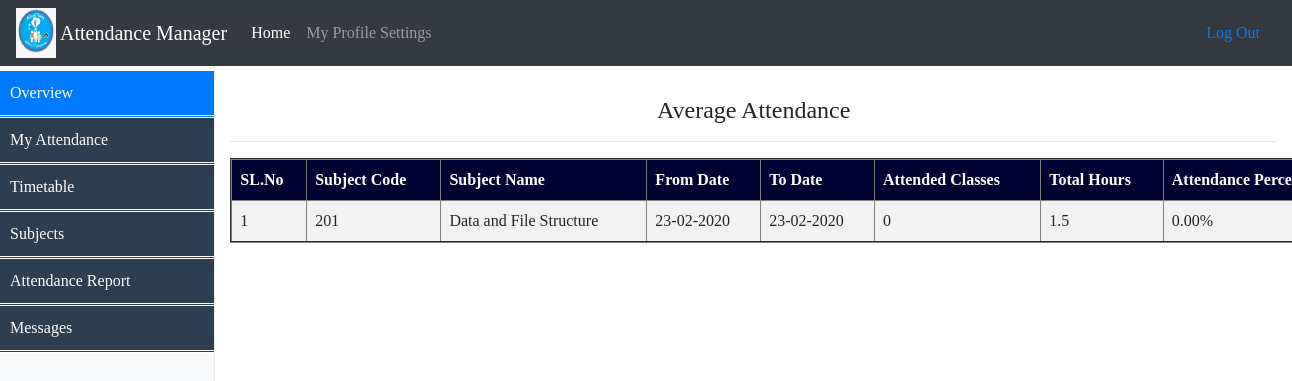
/Student/Stud_AttendanceView.php (signed in), run on the app's committed database.
### tables this page shows
CREATE TABLE `attendance` (
  `attd_date` varchar(30) NOT NULL,
  `Last_Date` varchar(30) NOT NULL,
  `stud_id` varchar(50) NOT NULL,
  `Present_Count` float DEFAULT 0,
  `Total_Classes` float DEFAULT NULL,
  `dept_name` varchar(20) DEFAULT NULL,
  `course_id` int(11) DEFAULT NULL,
  `sub_id` int(11) NOT NULL,
  `fact_id` int(11) DEFAULT 0
);

CREATE TABLE `subjects` (
  `course_id` int(11) NOT NULL,
  `sub_id` int(11) NOT NULL,
  `sub_name` varchar(50) NOT NULL,
  `fact_id` int(11) DEFAULT 0,
  `Enroll_Key` int(11) DEFAULT 0
);

### Student/session.php (called while the page is built, shortened)
<?php
$connection = mysqli_connect("localhost", "root", "");
$user_check=$_SESSION['login_user'];
$ses_sql=mysqli_query($connection,"select username from logindetails where username='$user_check'");
$row = mysqli_fetch_assoc($ses_sql);
$login_session =$row['username'];
?>

### Student/Stud_AttendanceView.php (the view, shortened to what this page needs)
<!doctype html>
<?php
include('session.php');
?>
<html lang="en">
  <head>
    <link href="Assests/table.css" rel="stylesheet">
	<link href="Assests/dropdown.css" rel="stylesheet">
	<link href="Assests/menu.css" rel="stylesheet">
    <link href="Assests/css/bootstrap.min.css" rel="stylesheet">
    <link href="Assests/css/dashboard.css" rel="stylesheet">
  </head>
  <body style="font-family:Verdana;font-size:16px;">
    <header>
      <nav class="navbar navbar-expand-md navbar-dark fixed-top bg-dark">
	  	<img src="logo.png" alt="attendance" style="width:40px;height:50px;" align="left">&nbsp;
        <a class="navbar-brand" href="">Attendance Manager</a>
        <div class="collapse navbar-collapse" id="navbarsExampleDefault" style="font-size:10;">
          <ul class="navbar-nav mr-auto">
            <li class="nav-item active">
              <a class="nav-link" href="StudentProfile.php">Home <span class="sr-only">(current)</span></a>
            </li>
            <li class="nav-item">
			  <li class="dropdown">
				<a class="nav-link" href="javascript:void(0)" class="dropbtn">My Profile Settings</a>
			  </li>
            </li>
          </ul>
          <form class="form-inline mt-2 mt-md-0">
             <a class="nav-link" href="logout.php">Log Out</a>
          </form>
        </div>
      </nav>
    </header>
<div class="container-fluid">
      <div class="row">
		  <nav class="col-sm-3 col-md-2 d-none d-sm-block bg-light sidebar">
				<ul class="mainmenu nav nav-pills flex-column">
					<li class="nav-item">
						  <a class="nav-link active" href="#">Overview <span class="sr-only">(current)</span></a>
					 </li>
					<li class="nav-item"><a class="nav-link"href="Stud_AttendanceView.php">My Attendance</a></li>
					<li class="nav-item"><a class="nav-link"href="ViewTimetable.html">Timetable</a></li>
					<li class="nav-item"><a class="nav-link"href="Enroll.html">Subjects</a></li>
					<li><a href="SemesterReport.php">Attendance Report</a></li>
					<li><a href="stud_notify.php">Messages</a></li>
				</ul>
			</nav>
        <main role="main" class="col-sm-9 ml-sm-auto col-md-10 pt-3">
		<br>
		<h4 align="center">Average Attendance</h4>
		<hr>
		<?php
			$login=$login_session;
			$stud="select stud_id,course_id from logindetails where username='$login'";
			$s=mysqli_query($connection,$stud);
			$row3 = mysqli_fetch_assoc($s);
			$stud_id=$row3['stud_id'];
			$course_id=$row3['course_id'];
			$query="select * from attendance where course_id='$course_id' and stud_id='$stud_id'";
			$result=mysqli_query($connection,$query);
			if((mysqli_num_rows($result)) > 0){
			echo"<table border='2'width='110%'>";
			echo "<th>SL.No</th>";
			echo"<th>Subject Code</th>";
			echo"<th>Subject Name</th>";
			echo "<th>From Date</th>";
			echo "<th>To Date</th>";
			echo "<th>Attended Classes</th>";
			echo "<th>Total Hours</th>";
			echo "<th>Attendance Percentage</th>";
				$i=0;
				while($row=mysqli_fetch_assoc($result))
				{
					$originalDate = $row['attd_date'];
					$start = date("d-m-Y", strtotime($originalDate));
					$originalDate2 = $row['Last_Date'];
					$end = date("d-m-Y", strtotime($originalDate2));
					$var=$i=$i+1;
					echo "<tr align='center'>";
					echo "<td>$var</td>";
					echo "<td>".$row['sub_id']."</td>";
					$sub_id=$row['sub_id'];
					$sub_name="select sub_name from subjects where sub_id='$sub_id'";
					$res=mysqli_query($connection,$sub_name);
					$row2=mysqli_fetch_assoc($res);
					echo "<td>".$row2['sub_name']."</td>";
					echo "<td>".$start."</td>";
					echo "<td>".$end."</td>";
					echo "<td>".$row['Present_Count']."</td>";
					echo "<td>".$row['Total_Classes']."</td>";
					$total=$row['Total_Classes'];
					$present=$row['Present_Count'];
					$per=(($present/$total)*100);
					$per=number_format("$per",2);
					echo "<td> $per%</td>";
					echo "</tr>";
				}
			}
			else
					echo "<h4 align='center'><font color='red'>No Records Found!!</font></h4>";
			echo "</table>";
		?>
		</main>
      </div>
    </div>
	</body>
</html>

### Student/Assests/table.css (style rules this page uses)
th, td { text-align: left; padding: 8px; }
tr:nth-child(even) { background-color: #f2f2f2 }
th { background-color:#000033; color: white; }

### Student/Assests/menu.css (style rules this page uses)
.mainmenu, .submenu { list-style-type: circle; padding: 0; margin: 0; }
.mainmenu a { display: block; background-color: #2c3e50; text-decoration: none; padding: 10px; color: white; border-bottom: double; }

### Student/Assests/css/dashboard.css (style rules this page uses)
body { padding-top: 3.5rem; }
.sidebar { position: fixed; top: 51px; bottom: 0; left: 0; z-index: 1000; padding: 20px 0; overflow-x: hidden; overflow-y: auto; border-right: 1px solid #eee; }
.sidebar .nav { margin-bottom: 20px; }
.sidebar .nav-item { width: 100%; }
.sidebar .nav-item + .nav-item { margin-left: 0; }
.sidebar .nav-link { border-radius: 0; }

### Student/Stud_AttendanceView.php (style rules this page uses)
th { background-color:#000033; color: white; }

### data on the page
attendance: var "1", sub "201", subjects.sub_name "Data and File Structure", attd_date "23-02-2020", Last_Date "23-02-2020", Present_Count "0", Total_Classes "1.5", per "0.00"
